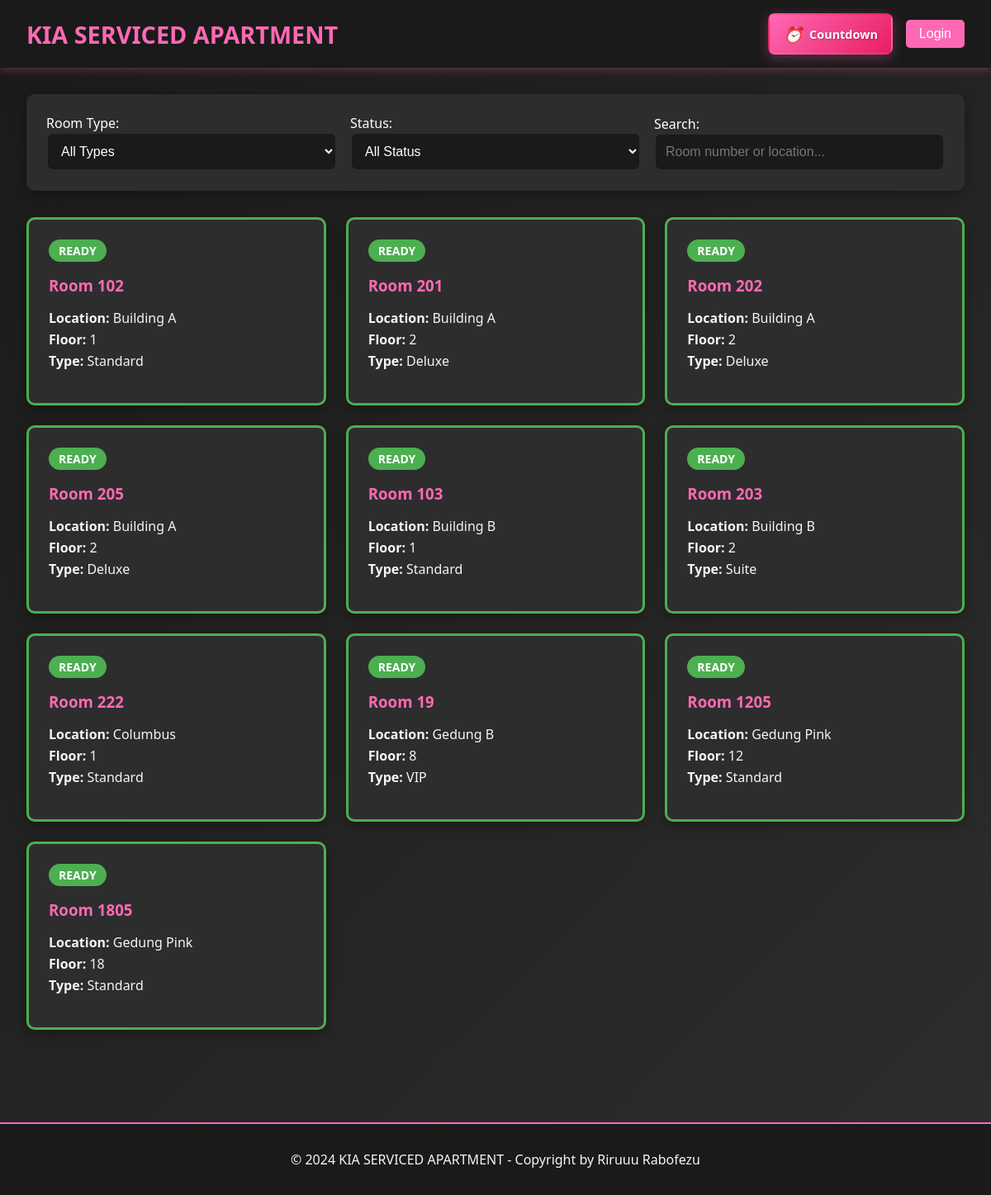
Before: / with the older database file.
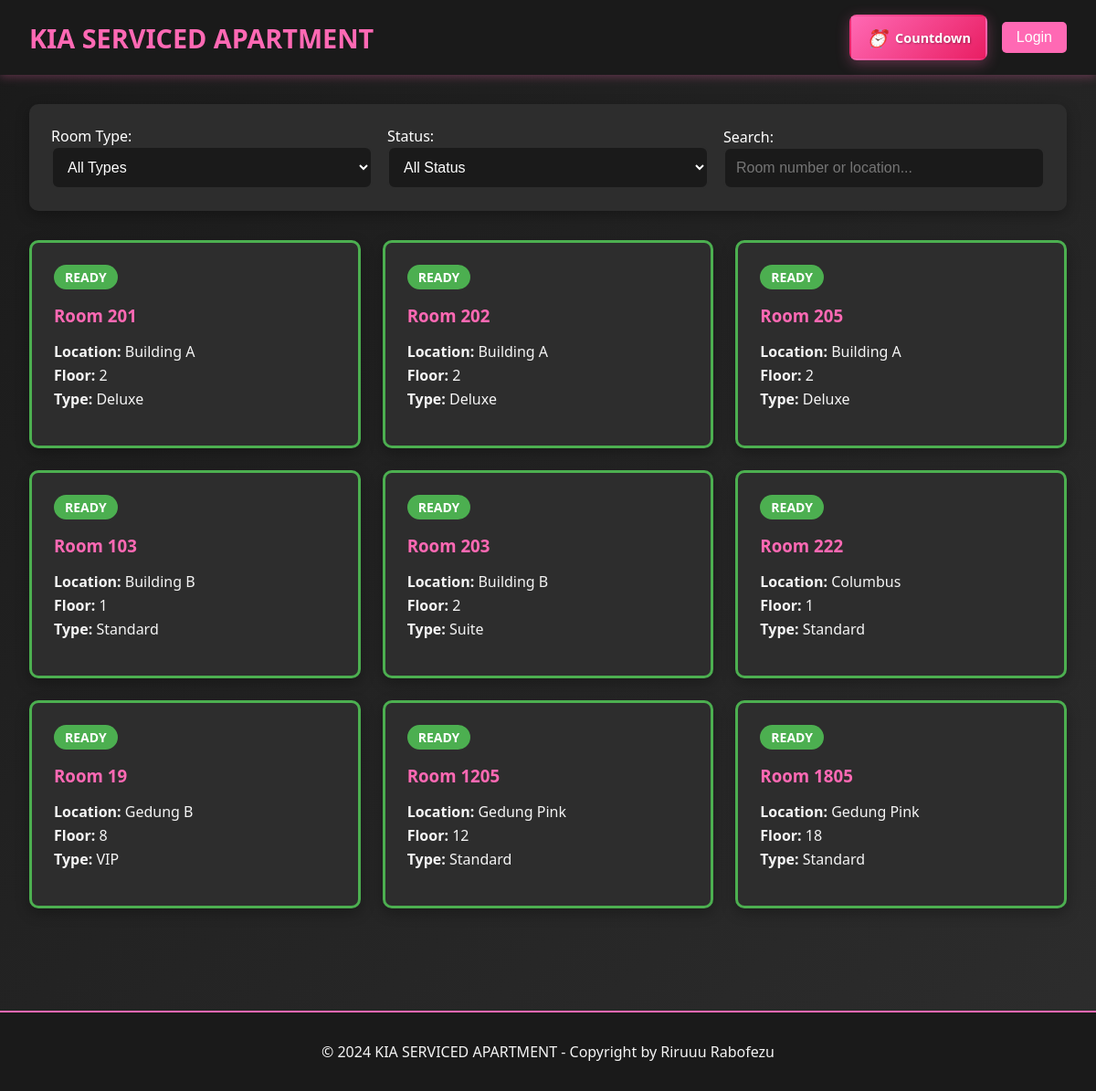
After: the same page with the newer database file.
### tables this page shows
CREATE TABLE `rooms` (
  `id` int(11) NOT NULL,
  `location` varchar(100) NOT NULL,
  `floor_number` int(11) NOT NULL,
  `room_number` varchar(20) NOT NULL,
  `room_type` varchar(50) NOT NULL,
  `wifi_name` varchar(100) DEFAULT NULL,
  `wifi_password` varchar(100) DEFAULT NULL,
  `status` enum('ready','booked','checkin','checkout') DEFAULT 'ready',
  `created_at` timestamp NOT NULL DEFAULT CURRENT_TIMESTAMP,
  `updated_at` timestamp NOT NULL DEFAULT CURRENT_TIMESTAMP ON UPDATE CURRENT_TIMESTAMP
);

### includes/config.php (called while the page is built, shortened)
<?php
function isLoggedIn() {
    return isset($_SESSION['user_id']);
}
?>

### index.php (the view, shortened to what the changed rows need)
<?php
require_once 'includes/config.php';
$isLoggedIn = isLoggedIn();
if ($isLoggedIn) {
    $sql = "SELECT r.*,
                   b.id as booking_id,
                   b.guest_name,
                   b.arrival_time,
                   b.phone_number,
                   b.duration_type,
                   b.duration_hours,
                   b.price_amount,
                   b.payment_method,
                   b.deposit_type,
                   b.deposit_amount,
                   b.notes,
                   b.status as booking_status,
                   b.checkin_time,
                   b.checkout_time,
                   b.extra_time_hours,
                   b.extra_time_amount
            FROM rooms r
            LEFT JOIN (
                SELECT b1.*
                FROM bookings b1
                INNER JOIN (
                    SELECT room_id, MAX(id) as max_id
                    FROM bookings
                    WHERE status IN ('booked', 'checkin', 'checkout')
                    GROUP BY room_id
                ) b2 ON b1.room_id = b2.room_id AND b1.id = b2.max_id
            ) b ON r.id = b.room_id
            ORDER BY
                CASE
                    WHEN b.status = 'booked' AND b.arrival_time < NOW() THEN 1
                    ELSE 2
                END,
                r.location, r.floor_number, r.room_number";
} else {
    $sql = "SELECT r.*,
                   b.id as booking_id,
                   b.guest_name,
                   b.arrival_time,
                   b.phone_number,
                   b.duration_type,
                   b.duration_hours,
                   b.price_amount,
                   b.payment_method,
                   b.deposit_type,
                   b.deposit_amount,
                   b.notes,
                   b.status as booking_status,
                   b.checkin_time,
                   b.checkout_time,
                   b.extra_time_hours,
                   b.extra_time_amount
            FROM rooms r
            LEFT JOIN (
                SELECT b1.*
                FROM bookings b1
                INNER JOIN (
                    SELECT room_id, MAX(id) as max_id
                    FROM bookings
                    WHERE status IN ('booked', 'checkin')
                    GROUP BY room_id
                ) b2 ON b1.room_id = b2.room_id AND b1.id = b2.max_id
            ) b ON r.id = b.room_id
            ORDER BY
                CASE
                    WHEN b.status = 'booked' AND b.arrival_time < NOW() THEN 1
                    ELSE 2
                END,
                r.location, r.floor_number, r.room_number";
}
$stmt = $pdo->prepare($sql);
$stmt->execute();
$rooms = $stmt->fetchAll();
foreach ($rooms as $key => $room) {
    if ($room['status'] == 'ready') {
        $rooms[$key]['status'] = 'ready';
        $rooms[$key]['booking_id'] = null;
        $rooms[$key]['guest_name'] = null;
        $rooms[$key]['arrival_time'] = null;
        $rooms[$key]['phone_number'] = null;
        $rooms[$key]['duration_type'] = null;
        $rooms[$key]['duration_hours'] = null;
        $rooms[$key]['price_amount'] = null;
        $rooms[$key]['payment_method'] = null;
        $rooms[$key]['deposit_type'] = null;
        $rooms[$key]['deposit_amount'] = null;
        $rooms[$key]['notes'] = null;
        $rooms[$key]['booking_status'] = null;
        $rooms[$key]['checkin_time'] = null;
        $rooms[$key]['checkout_time'] = null;
        $rooms[$key]['extra_time_hours'] = null;
        $rooms[$key]['extra_time_amount'] = null;
    } elseif ($room['booking_id']) {
        $rooms[$key]['status'] = $room['booking_status'];
    } else {
        $rooms[$key]['status'] = 'ready';
    }
}
?>
<!DOCTYPE html>
<html lang="id">
<head>
    <link rel="stylesheet" href="assets/css/style.css">
</head>
<body>
    <div class="container">
        <div class="rooms-grid">
            <?php foreach ($rooms as $room): ?>
                <?php
                if (!isLoggedIn() && !in_array($room['status'], ['ready', 'checkout'])) {
                    continue;
                }
                ?>
                <div class="room-card <?php echo $room['status']; ?>"
                     data-room-type="<?php echo htmlspecialchars($room['room_type']); ?>"
                     data-status="<?php echo $room['status']; ?>"
                     data-room-number="<?php echo htmlspecialchars($room['room_number']); ?>"
                     data-location="<?php echo htmlspecialchars($room['location']); ?>">
                    <div class="room-status status-<?php echo $room['status']; ?>">
                        <?php echo ucfirst($room['status']); ?>
                    </div>
                    <div class="room-info">
                        <h3>Room <?php echo htmlspecialchars($room['room_number']); ?></h3>
                        <div class="room-details">
                            <p><strong>Location:</strong> <?php echo htmlspecialchars($room['location']); ?></p>
                            <p><strong>Floor:</strong> <?php echo $room['floor_number']; ?></p>
                            <p><strong>Type:</strong> <?php echo htmlspecialchars($room['room_type']); ?></p>
                        </div>
                    </div>
                </div>
            <?php endforeach; ?>
        </div>
    </div>
</body>
</html>

Changed rows visible on the page:
no longer on this page (row edited): rooms: status "READY", room_number "102", location "Building A", floor_number "1", room_type "Standard"
